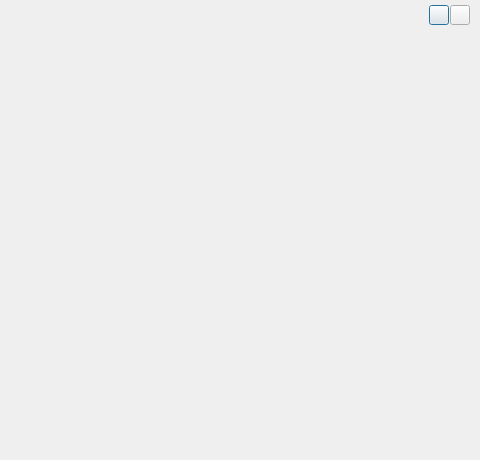
<?xml version="1.0" encoding="UTF-8"?>
<ui version="4.0">
 <class>cbulletin</class>
 <widget class="QDialog" name="cbulletin">
  <property name="geometry">
   <rect>
    <x>0</x>
    <y>0</y>
    <width>480</width>
    <height>460</height>
   </rect>
  </property>
  <property name="windowTitle">
   <string>Dialog</string>
  </property>
  <widget class="QLabel" name="lb_top">
   <property name="geometry">
    <rect>
     <x>0</x>
     <y>0</y>
     <width>480</width>
     <height>31</height>
    </rect>
   </property>
   <property name="text">
    <string/>
   </property>
  </widget>
  <widget class="QPushButton" name="pb_min">
   <property name="geometry">
    <rect>
     <x>429</x>
     <y>5</y>
     <width>20</width>
     <height>20</height>
    </rect>
   </property>
   <property name="text">
    <string/>
   </property>
  </widget>
  <widget class="QPushButton" name="pb_close">
   <property name="geometry">
    <rect>
     <x>450</x>
     <y>5</y>
     <width>20</width>
     <height>20</height>
    </rect>
   </property>
   <property name="text">
    <string/>
   </property>
  </widget>
 </widget>
 <resources/>
 <connections/>
</ui>
